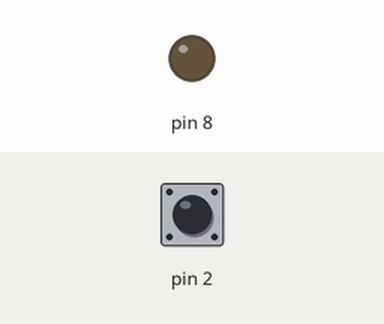
A sketch run on a simulated Arduino Uno, built with avr-gcc and run on an emulated ATmega328P. Parts: output pins drawn as LEDs (lit = HIGH). Inputs (shaded band) come from the test bench; at power-on: pin 2 HIGH.

Above: at 1.2 s.
1.3 s: pin 2 pulled LOW for 0.15 s
At 1.7 s:
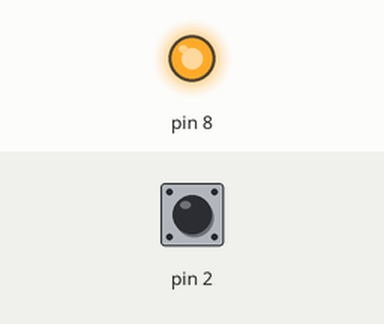
2.9 s: pin 2 pulled LOW for 1 s
At 4.1 s:
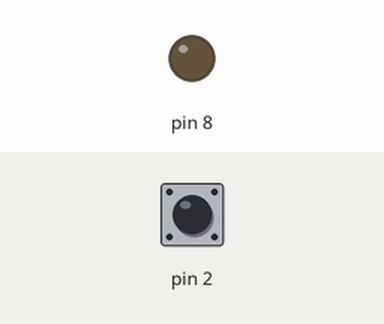
5.4 s: pin 2 pulled LOW for 3.2 s
At 6.0 s:
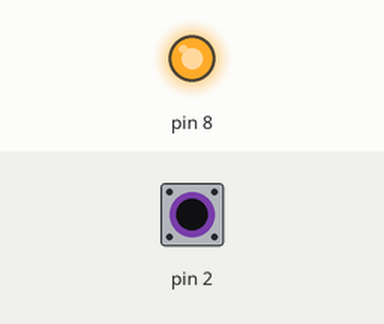
Timing chart, 0 to 8.4 s (numbered marks = the images above; inputs shaded):
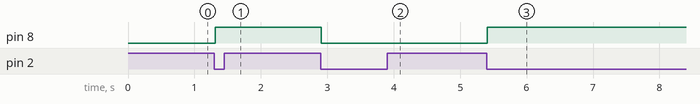

Measured:
- after the input at 1.3 s, pin 8: LOW → HIGH at once
- after the input at 2.9 s, pin 8: HIGH → LOW at once
- after the input at 5.4 s, pin 8: LOW → HIGH at once

The sketch:

By_counter.ino
```cpp
class Push_Button {
  private:
      static const int max_count = 1000;
      static int low_state_count;
      static int high_state_count;
      bool previous_state;
      byte port;
  public:
      Push_Button(const byte port){
        this->port = port;
        previous_state = true;
      }
      bool read(){
        bool state = digitalRead(port);
        if(!state){
          low_state_count++;
          high_state_count = 0;
        }else{
          low_state_count = 0;
          high_state_count++;
        }
        if(high_state_count > max_count){
          previous_state = false;
        }
        if(low_state_count > max_count && !previous_state){
          //low_state_count = 0;
          previous_state = true;
          return true;
        }else{
          return false;
        }
      }
      /*bool read(){
        bool result = false;
        bool state = digitalRead(port);
        if( !state && previous_state ){
            result = true;
        }
        previous_state = state;
        return result;
      }*/
};
int Push_Button::low_state_count = 0;
int Push_Button::high_state_count = 0;

bool LedState = LOW;

Push_Button p(2);

void setup() {
  pinMode(2,INPUT_PULLUP);
  pinMode(8,OUTPUT);

}

void loop() {
  if(p.read()){
    LedState = !LedState;
  }

  if(LedState){
    digitalWrite(8,HIGH);
  }else{
    digitalWrite(8,LOW);
  }
}
```
